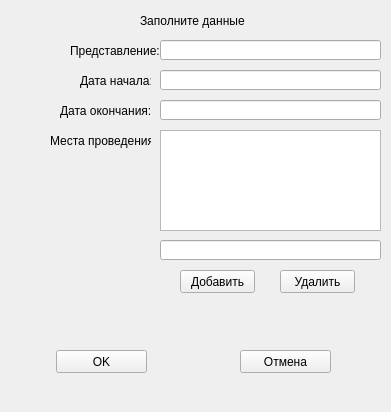
<?xml version="1.0" encoding="UTF-8"?>
<ui version="4.0">
 <class>TourSchedForm</class>
 <widget class="QWidget" name="TourSchedForm">
  <property name="geometry">
   <rect>
    <x>0</x>
    <y>0</y>
    <width>391</width>
    <height>412</height>
   </rect>
  </property>
  <property name="windowTitle">
   <string>Tour schedule form</string>
  </property>
  <widget class="QLabel" name="label_13">
   <property name="geometry">
    <rect>
     <x>140</x>
     <y>10</y>
     <width>111</width>
     <height>21</height>
    </rect>
   </property>
   <property name="text">
    <string>Заполните данные</string>
   </property>
  </widget>
  <widget class="QLineEdit" name="performanceEdit">
   <property name="geometry">
    <rect>
     <x>160</x>
     <y>40</y>
     <width>221</width>
     <height>20</height>
    </rect>
   </property>
  </widget>
  <widget class="QLineEdit" name="startEdit">
   <property name="geometry">
    <rect>
     <x>160</x>
     <y>70</y>
     <width>221</width>
     <height>20</height>
    </rect>
   </property>
  </widget>
  <widget class="QLineEdit" name="endEdit">
   <property name="geometry">
    <rect>
     <x>160</x>
     <y>100</y>
     <width>221</width>
     <height>20</height>
    </rect>
   </property>
  </widget>
  <widget class="QLineEdit" name="locationEdit">
   <property name="geometry">
    <rect>
     <x>160</x>
     <y>240</y>
     <width>221</width>
     <height>20</height>
    </rect>
   </property>
  </widget>
  <widget class="QLabel" name="err_msg">
   <property name="geometry">
    <rect>
     <x>86</x>
     <y>300</y>
     <width>211</width>
     <height>20</height>
    </rect>
   </property>
   <property name="text">
    <string/>
   </property>
   <property name="alignment">
    <set>Qt::AlignCenter</set>
   </property>
  </widget>
  <widget class="QPushButton" name="okButton">
   <property name="geometry">
    <rect>
     <x>56</x>
     <y>350</y>
     <width>91</width>
     <height>23</height>
    </rect>
   </property>
   <property name="text">
    <string>OK</string>
   </property>
  </widget>
  <widget class="QPushButton" name="cancelButton">
   <property name="geometry">
    <rect>
     <x>240</x>
     <y>350</y>
     <width>91</width>
     <height>23</height>
    </rect>
   </property>
   <property name="text">
    <string>Отмена</string>
   </property>
  </widget>
  <widget class="QLabel" name="label">
   <property name="geometry">
    <rect>
     <x>70</x>
     <y>40</y>
     <width>91</width>
     <height>21</height>
    </rect>
   </property>
   <property name="text">
    <string>Представление:</string>
   </property>
  </widget>
  <widget class="QLabel" name="label_2">
   <property name="geometry">
    <rect>
     <x>80</x>
     <y>70</y>
     <width>71</width>
     <height>21</height>
    </rect>
   </property>
   <property name="text">
    <string>Дата начала:</string>
   </property>
  </widget>
  <widget class="QLabel" name="label_3">
   <property name="geometry">
    <rect>
     <x>60</x>
     <y>100</y>
     <width>91</width>
     <height>21</height>
    </rect>
   </property>
   <property name="text">
    <string>Дата окончания:</string>
   </property>
  </widget>
  <widget class="QLabel" name="label_4">
   <property name="geometry">
    <rect>
     <x>50</x>
     <y>130</y>
     <width>101</width>
     <height>21</height>
    </rect>
   </property>
   <property name="text">
    <string>Места проведения:</string>
   </property>
  </widget>
  <widget class="QPushButton" name="addButton">
   <property name="geometry">
    <rect>
     <x>180</x>
     <y>270</y>
     <width>75</width>
     <height>23</height>
    </rect>
   </property>
   <property name="text">
    <string>Добавить</string>
   </property>
  </widget>
  <widget class="QPushButton" name="delButton">
   <property name="geometry">
    <rect>
     <x>280</x>
     <y>270</y>
     <width>75</width>
     <height>23</height>
    </rect>
   </property>
   <property name="text">
    <string>Удалить</string>
   </property>
  </widget>
  <widget class="QListView" name="listView">
   <property name="geometry">
    <rect>
     <x>160</x>
     <y>130</y>
     <width>221</width>
     <height>101</height>
    </rect>
   </property>
  </widget>
 </widget>
 <resources/>
 <connections/>
</ui>
